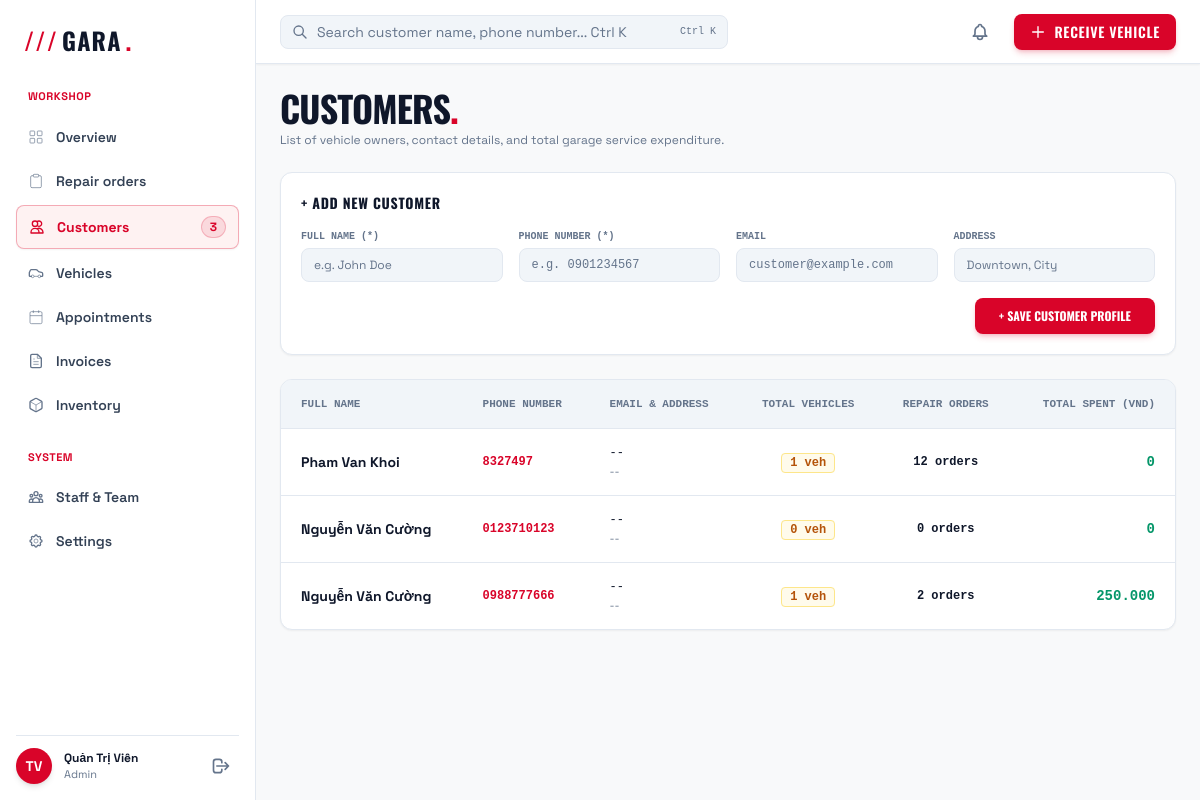
/customers.php (signed in), run on the app's committed database.
### tables this page shows
CREATE TABLE `customers` (
  `id` int(10) UNSIGNED NOT NULL,
  `full_name` varchar(100) NOT NULL,
  `phone` varchar(15) NOT NULL COMMENT 'Dùng tra cứu tiến độ công khai',
  `email` varchar(100) DEFAULT NULL,
  `address` varchar(255) DEFAULT NULL,
  `is_active` tinyint(1) NOT NULL DEFAULT 1 COMMENT '1 = hoạt động, 0 = xóa mềm',
  `created_at` datetime NOT NULL DEFAULT current_timestamp(),
  `updated_at` datetime NOT NULL DEFAULT current_timestamp() ON UPDATE current_timestamp()
);

### customers.php (the view, shortened to what this page needs)
<?php
$staff = function_exists('current_staff') ? current_staff() : null;
$userRole = $_SESSION['role'] ?? ($staff['role_name'] ?? 'Administrator');
$userName = $_SESSION['full_name'] ?? ($staff['full_name'] ?? 'Administrator');
$pdo = db();
$customers = [];
try {
    $sql = "
        SELECT
            c.*,
            COUNT(DISTINCT v.id) AS total_vehicles,
            COUNT(DISTINCT ro.id) AS total_orders,
            COALESCE(SUM(i.grand_total), 0) AS total_spent
        FROM customers c
        LEFT JOIN vehicles v ON v.customer_id = c.id
        LEFT JOIN repair_orders ro ON ro.vehicle_id = v.id OR ro.customer_id = c.id
        LEFT JOIN invoices i ON i.order_id = ro.id AND i.payment_status = 'paid'
        GROUP BY c.id
        ORDER BY c.id DESC
    ";
    $customers = $pdo->query($sql)->fetchAll(PDO::FETCH_ASSOC);
} catch (PDOException $e) {
    $customers = [];
}
$initials = 'AD';
if (!empty($userName)) {
    $words = preg_split('/\s+/', trim($userName));
    $lastTwo = array_slice($words, -2);
    $initials = '';
    foreach ($lastTwo as $w) {
        $initials .= mb_strtoupper(mb_substr($w, 0, 1));
    }
}
?>
<!DOCTYPE html>
<html lang="en">
<head>
    <script src="https://cdn.tailwindcss.com"></script>
</head>
<body class="bg-brand-bg text-brand-secondary font-sans antialiased h-screen overflow-hidden flex selection:bg-brand-red selection:text-white">
    <aside class="w-64 bg-brand-surface border-r border-brand-border flex flex-col justify-between shrink-0 hidden md:flex h-full p-4 overflow-y-auto">
        <div class="space-y-6">
            <div class="h-12 flex items-center px-2">
                <a href="index.php" class="flex items-center gap-1 font-display text-2xl font-bold tracking-wider text-brand-dark hover:opacity-90 transition">
                    <span class="text-brand-red">///</span> GARA<span class="text-brand-red">.</span>
                </a>
            </div>
            <nav class="space-y-6">
                <div>
                    <div class="text-[11px] font-bold tracking-wider text-brand-red uppercase px-3 mb-3">WORKSHOP</div>
                    <div class="space-y-1">
                        <a href="src/modules/gara-management/index.php" class="flex items-center gap-3 px-3 py-2.5 rounded-lg text-sm font-semibold text-brand-secondary hover:text-brand-red hover:bg-brand-surfaceAlt transition">
                            <svg class="w-4 h-4 text-brand-muted" fill="none" stroke="currentColor" viewBox="0 0 24 24"><rect x="3" y="3" width="7" height="7" rx="1"/><rect x="14" y="3" width="7" height="7" rx="1"/><rect x="14" y="14" width="7" height="7" rx="1"/><rect x="3" y="14" width="7" height="7" rx="1"/></svg>
                            Overview
                        </a>
                        <a href="repair_orders.php" class="flex items-center gap-3 px-3 py-2.5 rounded-lg text-sm font-semibold text-brand-secondary hover:text-brand-red hover:bg-brand-surfaceAlt transition">
                            <svg class="w-4 h-4 text-brand-muted" fill="none" stroke="currentColor" viewBox="0 0 24 24"><rect x="8" y="2" width="8" height="4" rx="1"/><path d="M16 4h2a2 2 0 0 1 2 2v14a2 2 0 0 1-2 2H6a2 2 0 0 1-2-2V6a2 2 0 0 1 2-2h2"/></svg>
                            Repair orders
                        </a>
                        <a href="customers.php" class="flex items-center justify-between px-3 py-2.5 rounded-lg text-sm font-bold text-brand-red bg-red-50 border border-brand-red/30 shadow-sm">
                            <div class="flex items-center gap-3">
                                <svg class="w-4 h-4 text-brand-red" fill="none" stroke="currentColor" viewBox="0 0 24 24"><path stroke-linecap="round" stroke-linejoin="round" stroke-width="2" d="M12 4.354a4 4 0 110 5.292M15 21H3v-1a6 6 0 0112 0v1zm0 0h6v-1a6 6 0 00-9-5.197M13 7a4 4 0 11-8 0 4 4 0 018 0z"/></svg>
                                Customers
                            </div>
                            <span class="bg-brand-red/10 border border-brand-red/20 px-2 py-0.5 rounded-full text-xs font-bold text-brand-red"><?= count($customers) ?></span>
                        </a>
                        <a href="vehicles.php" class="flex items-center gap-3 px-3 py-2.5 rounded-lg text-sm font-semibold text-brand-secondary hover:text-brand-red hover:bg-brand-surfaceAlt transition">
                            Vehicles
                        </a>
                        <a href="appointments.php" class="flex items-center gap-3 px-3 py-2.5 rounded-lg text-sm font-semibold text-brand-secondary hover:text-brand-red hover:bg-brand-surfaceAlt transition">
                            <svg class="w-4 h-4 text-brand-muted" fill="none" stroke="currentColor" viewBox="0 0 24 24"><rect x="3" y="4" width="18" height="18" rx="2"/><path d="M16 2v4M8 2v4M3 10h18"/></svg>
                            Appointments
                        </a>
                        <a href="invoices.php" class="flex items-center gap-3 px-3 py-2.5 rounded-lg text-sm font-semibold text-brand-secondary hover:text-brand-red hover:bg-brand-surfaceAlt transition">
                            <svg class="w-4 h-4 text-brand-muted" fill="none" stroke="currentColor" viewBox="0 0 24 24"><path stroke-linecap="round" stroke-linejoin="round" stroke-width="2" d="M14 2H6a2 2 0 0 0-2 2v16a2 2 0 0 0 2 2h12a2 2 0 0 0 2-2V8z"/><path d="M14 2v6h6M16 13H8M16 17H8M10 9H8"/></svg>
                            Invoices
                        </a>
                        <a href="inventory.php" class="flex items-center gap-3 px-3 py-2.5 rounded-lg text-sm font-semibold text-brand-secondary hover:text-brand-red hover:bg-brand-surfaceAlt transition">
                            Inventory
                        </a>
                    </div>
                </div>
                <div>
                    <div class="text-[11px] font-bold tracking-wider text-brand-red uppercase px-3 mb-3">SYSTEM</div>
                    <div class="space-y-1">
                        <a href="staff.php" class="flex items-center gap-3 px-3 py-2.5 rounded-lg text-sm font-semibold text-brand-secondary hover:text-brand-red hover:bg-brand-surfaceAlt transition">
                            Staff &amp; Team
                        </a>
                        <a href="settings.php" class="flex items-center gap-3 px-3 py-2.5 rounded-lg text-sm font-semibold text-brand-secondary hover:text-brand-red hover:bg-brand-surfaceAlt transition">
                            Settings
                        </a>
                    </div>
                </div>
            </nav>
        </div>
        <div class="space-y-4 pt-4">
            <div class="pt-3 flex items-center justify-between border-t border-brand-border">
                <div class="flex items-center gap-3">
                    <div class="w-9 h-9 rounded-full bg-brand-red flex items-center justify-center font-bold text-white text-sm shadow-md">
                        <?= htmlspecialchars($initials) ?>
                    </div>
                    <div class="truncate">
                        <div class="text-xs font-bold text-brand-dark truncate"><?= htmlspecialchars($userName) ?></div>
                        <div class="text-[11px] text-brand-muted truncate"><?= htmlspecialchars($userRole) ?></div>
                    </div>
                </div>
                <a href="logout.php" class="text-brand-muted hover:text-brand-red p-2 rounded-lg hover:bg-brand-surfaceAlt transition" title="Logout">
                    <svg class="w-5 h-5" fill="none" stroke="currentColor" viewBox="0 0 24 24"><path stroke-linecap="round" stroke-linejoin="round" stroke-width="2" d="M17 16l4-4m0 0l-4-4m4 4H7m6 4v1a3 3 0 01-3 3H6a3 3 0 01-3-3V7a3 3 0 013-3h4a3 3 0 013 3v1"/></svg>
                </a>
            </div>
        </div>
    </aside>
    <div class="flex-1 flex flex-col min-w-0 h-full overflow-hidden">
        <header class="h-16 bg-brand-surface border-b border-brand-border px-6 flex items-center justify-between gap-4 shrink-0 shadow-sm">
            <div class="relative max-w-md w-full">
                <span class="absolute inset-y-0 left-0 flex items-center pl-3 pointer-events-none text-brand-muted">
                </span>
                <input type="text" id="topbar-search" class="w-full bg-brand-surfaceAlt border border-brand-border rounded-lg pl-9 pr-12 py-1.5 text-sm text-brand-dark placeholder-brand-muted focus:outline-none focus:border-brand-red focus:bg-white transition" placeholder="Search customer name, phone number... Ctrl K">
                <kbd class="absolute inset-y-0 right-0 flex items-center pr-3 pointer-events-none text-[10px] text-brand-muted font-mono">Ctrl K</kbd>
            </div>
            <div class="flex items-center gap-4">
                <button type="button" class="relative p-2 text-brand-muted hover:text-brand-dark transition" aria-label="Notifications">
                </button>
                <a href="repair_orders_create.php" class="bg-brand-red hover:bg-brand-redHover text-white font-display uppercase tracking-wider text-sm font-semibold px-4 py-2 rounded-lg flex items-center gap-2 shadow-md shadow-brand-red/20 transition">
                    <svg class="w-4 h-4" fill="none" stroke="currentColor" viewBox="0 0 24 24"><path stroke-linecap="round" stroke-linejoin="round" stroke-width="2" d="M12 4v16m8-8H4"/></svg>
                     RECEIVE VEHICLE
                </a>
            </div>
        </header>
        <main class="flex-1 overflow-y-auto p-6 space-y-6">
            <div>
                <h1 class="font-display text-4xl font-bold tracking-tight text-brand-dark uppercase">CUSTOMERS<span class="text-brand-red">.</span></h1>
                <p class="text-xs text-brand-muted mt-1">List of vehicle owners, contact details, and total garage service expenditure.</p>
            </div>
            <div class="bg-brand-surface border border-brand-border rounded-xl p-5 shadow-sm">
                <h3 class="font-display text-sm font-bold text-brand-dark uppercase tracking-wider mb-4">+ ADD NEW CUSTOMER</h3>
                <form action="customers.php" method="POST" class="grid grid-cols-1 sm:grid-cols-4 gap-4">
                    <div>
                        <label class="block text-[10px] font-mono font-bold text-brand-muted uppercase mb-1">FULL NAME (*)</label>
                        <input type="text" name="full_name" required placeholder="e.g. John Doe" class="w-full bg-brand-surfaceAlt border border-brand-border rounded-lg px-3 py-2 text-xs text-brand-dark placeholder-brand-muted focus:outline-none focus:border-brand-red focus:bg-white transition">
                    </div>
                    <div>
                        <label class="block text-[10px] font-mono font-bold text-brand-muted uppercase mb-1">PHONE NUMBER (*)</label>
                        <input type="text" name="phone" required placeholder="e.g. 0901234567" class="w-full bg-brand-surfaceAlt border border-brand-border rounded-lg px-3 py-2 text-xs text-brand-dark font-mono placeholder-brand-muted focus:outline-none focus:border-brand-red focus:bg-white transition">
                    </div>
                    <div>
                        <label class="block text-[10px] font-mono font-bold text-brand-muted uppercase mb-1">EMAIL</label>
                        <input type="email" name="email" placeholder="customer@example.com" class="w-full bg-brand-surfaceAlt border border-brand-border rounded-lg px-3 py-2 text-xs text-brand-dark font-mono placeholder-brand-muted focus:outline-none focus:border-brand-red focus:bg-white transition">
                    </div>
                    <div>
                        <label class="block text-[10px] font-mono font-bold text-brand-muted uppercase mb-1">ADDRESS</label>
                        <input type="text" name="address" placeholder="Downtown, City" class="w-full bg-brand-surfaceAlt border border-brand-border rounded-lg px-3 py-2 text-xs text-brand-dark placeholder-brand-muted focus:outline-none focus:border-brand-red focus:bg-white transition">
                    </div>
                    <div class="sm:col-span-4 flex justify-end">
                        <button type="submit" class="bg-brand-red hover:bg-brand-redHover text-white font-display text-xs uppercase font-bold py-2.5 px-6 rounded-lg transition shadow-md shadow-brand-red/20">
                            + SAVE CUSTOMER PROFILE
                        </button>
                    </div>
                </form>
            </div>
            <div class="bg-brand-surface border border-brand-border rounded-xl overflow-hidden shadow-sm">
                <div class="overflow-x-auto">
                    <table class="w-full text-left text-xs text-brand-secondary border-collapse">
                        <thead class="bg-brand-surfaceAlt text-brand-muted font-bold font-mono uppercase text-[11px] border-b border-brand-border">
                            <tr>
                                <th class="px-5 py-4">FULL NAME</th>
                                <th class="px-5 py-4">PHONE NUMBER</th>
                                <th class="px-5 py-4">EMAIL &amp; ADDRESS</th>
                                <th class="px-5 py-4 text-center">TOTAL VEHICLES</th>
                                <th class="px-5 py-4 text-center">REPAIR ORDERS</th>
                                <th class="px-5 py-4 text-right">TOTAL SPENT (VND)</th>
                            </tr>
                        </thead>
                        <tbody id="customers-table-body" class="divide-y divide-brand-border">
                            <?php if (empty($customers)): ?>
                                <tr>
                                    <td colspan="6" class="px-5 py-8 text-center text-brand-muted font-mono">No customer information found in the system.</td>
                                </tr>
                            <?php else: ?>
                                <?php foreach ($customers as $c): ?>
                                    <tr class="hover:bg-slate-50 transition border-b border-brand-border customer-row">
                                        <td class="px-5 py-4 font-bold text-brand-dark text-sm customer-name">
                                            <?= htmlspecialchars($c['full_name']) ?>
                                        </td>
                                        <td class="px-5 py-4 font-mono font-bold text-brand-red customer-phone">
                                            <?= htmlspecialchars($c['phone']) ?>
                                        </td>
                                        <td class="px-5 py-4">
                                            <div class="text-brand-dark font-mono font-medium customer-email"><?= htmlspecialchars($c['email'] ?: '--') ?></div>
                                            <div class="text-[11px] text-brand-muted mt-0.5 customer-address"><?= htmlspecialchars($c['address'] ?: '--') ?></div>
                                        </td>
                                        <td class="px-5 py-4 text-center">
                                            <span class="font-mono font-bold text-amber-700 bg-amber-50 border border-amber-200 px-2 py-0.5 rounded text-xs">
                                                <?= $c['total_vehicles'] ?> veh
                                            </span>
                                        </td>
                                        <td class="px-5 py-4 text-center font-mono text-brand-dark font-semibold">
                                            <?= $c['total_orders'] ?> orders
                                        </td>
                                        <td class="px-5 py-4 text-right font-mono font-bold text-emerald-600 text-sm">
                                            <?= number_format($c['total_spent'], 0, ',', '.') ?>
                                        </td>
                                    </tr>
                                <?php endforeach; ?>
                            <?php endif; ?>
                        </tbody>
                    </table>
                </div>
            </div>
        </main>
    </div>
</body>
</html>

### data on the page
customers: full_name "Pham Van Khoi", phone "8327497", email "--", address "--", total_vehicles "1", total_orders "12", total_spent "0"
customers: full_name "Nguyễn Văn Cường", phone "0123710123", email "--", address "--", total_vehicles "0", total_orders "0", total_spent "0"
customers: full_name "Nguyễn Văn Cường", phone "0988777666", email "--", address "--", total_vehicles "1", total_orders "2", total_spent "250.000"

### other printed values
count($customers) "3"
$initials "TV"
$userName "Quản Trị Viên"
$userRole "Admin"
